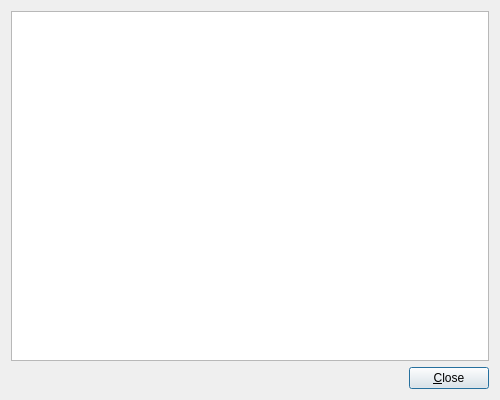
<?xml version="1.0" encoding="UTF-8"?>
<ui version="4.0">
 <class>AboutDialog</class>
 <widget class="QDialog" name="AboutDialog">
  <property name="geometry">
   <rect>
    <x>0</x>
    <y>0</y>
    <width>500</width>
    <height>400</height>
   </rect>
  </property>
  <property name="minimumSize">
   <size>
    <width>500</width>
    <height>400</height>
   </size>
  </property>
  <property name="maximumSize">
   <size>
    <width>500</width>
    <height>400</height>
   </size>
  </property>
  <property name="windowTitle">
   <string>Dialog</string>
  </property>
  <layout class="QVBoxLayout" name="verticalLayout">
   <item>
    <layout class="QHBoxLayout" name="horizontalLayout">
     <item>
      <widget class="QTextEdit" name="textEdit"/>
     </item>
    </layout>
   </item>
   <item>
    <layout class="QHBoxLayout" name="horizontalLayout_2">
     <item>
      <spacer name="horizontalSpacer">
       <property name="orientation">
        <enum>Qt::Horizontal</enum>
       </property>
       <property name="sizeHint" stdset="0">
        <size>
         <width>40</width>
         <height>20</height>
        </size>
       </property>
      </spacer>
     </item>
     <item>
      <widget class="QPushButton" name="pushButtonClose">
       <property name="text">
        <string>&amp;Close</string>
       </property>
      </widget>
     </item>
    </layout>
   </item>
  </layout>
 </widget>
 <resources/>
 <connections>
  <connection>
   <sender>pushButtonClose</sender>
   <signal>clicked()</signal>
   <receiver>AboutDialog</receiver>
   <slot>close()</slot>
   <hints>
    <hint type="sourcelabel">
     <x>449</x>
     <y>378</y>
    </hint>
    <hint type="destinationlabel">
     <x>249</x>
     <y>199</y>
    </hint>
   </hints>
  </connection>
 </connections>
</ui>
